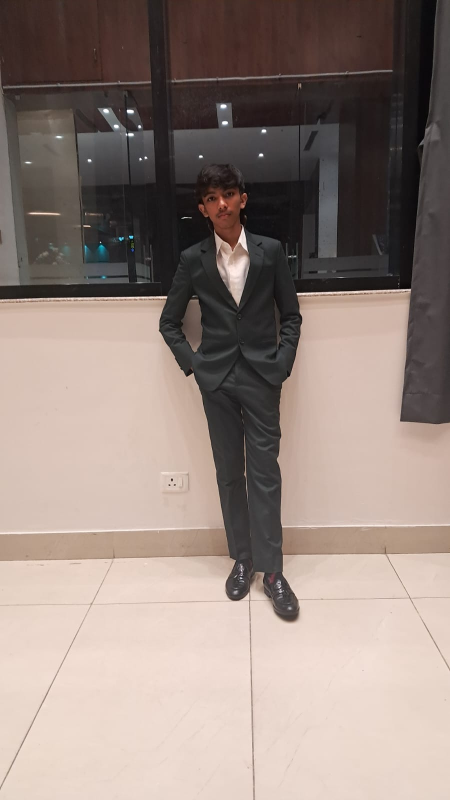
#> input picture m.jpeg, 900 x 1600 px, found by its file name (shown at 1/2 size)
$ python gray.py
#> lines starting #> are read from the running program, lines starting #| are printed output that depends on the picture
import cv2
image=cv2.imread(r"C:\users\shubham\Desktop\ai\lesson 1.cv\m.jpeg")
#> image is the input picture: shape (1600, 900, 3); mean B, G, R 125.8, 133, 148.3
gray=cv2.cvtColor(image,cv2.COLOR_BGR2GRAY)
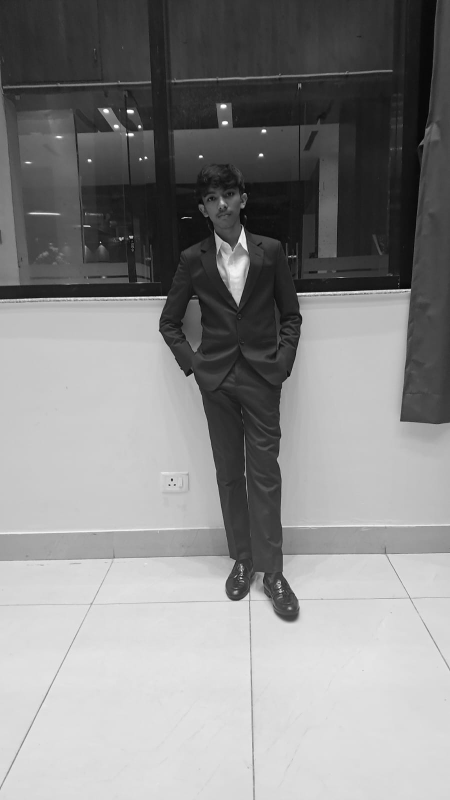
#> gray: shape (1600, 900) (shown at 1/2 size); min 0, max 255, mean 136.8
a=cv2.resize(gray,(224,224))
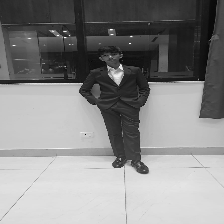
#> a: shape (224, 224); min 4, max 255, mean 136.7
cv2.imshow("grey scale image",a)
cv2.waitKey(0)
cv2.destroyAllWindows()
print(a.shape)
#| (224, 224)

$ run again, with i.jpg copied over m.jpeg
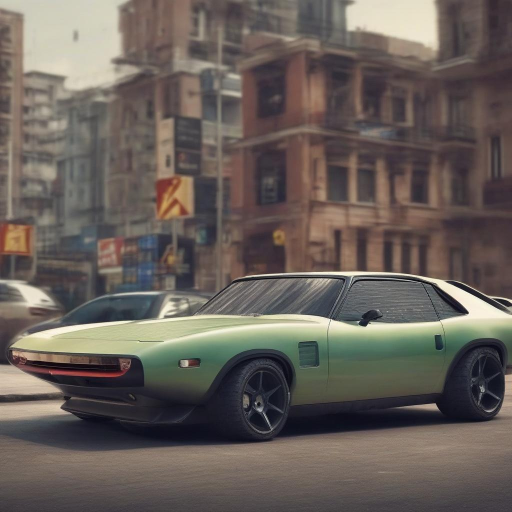
#> input picture i.jpg, 1024 x 1024 px, found by its file name (shown at 1/2 size)
#> image is the input picture: shape (1024, 1024, 3); mean B, G, R 90, 95.7, 103.9
#> `gray=cv2.cvtColor(image,cv2.COLOR_BGR2GRAY)`:
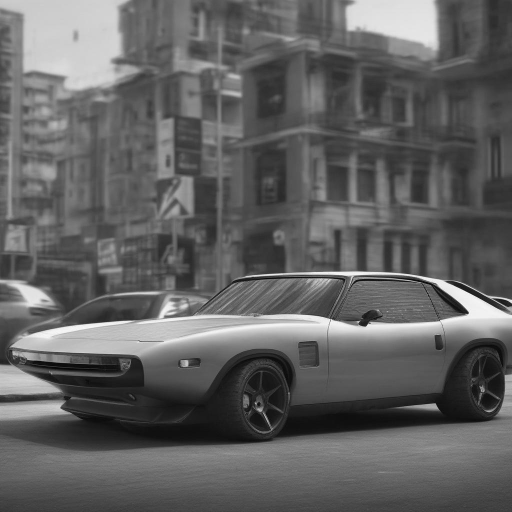
#> gray: shape (1024, 1024) (shown at 1/2 size); min 0, max 254, mean 97.5
#> `a=cv2.resize(gray,(224,224))`:
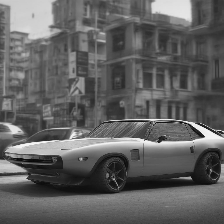
#> a: shape (224, 224); min 3, max 247, mean 97.3
#| (224, 224)
